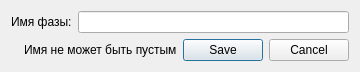
<?xml version="1.0" encoding="UTF-8"?>
<ui version="4.0">
 <class>PhaseEditorWindow</class>
 <widget class="QDialog" name="PhaseEditorWindow">
  <property name="geometry">
   <rect>
    <x>0</x>
    <y>0</y>
    <width>332</width>
    <height>71</height>
   </rect>
  </property>
  <property name="windowTitle">
   <string>Редактор фазы</string>
  </property>
  <layout class="QVBoxLayout" name="verticalLayout">
   <item>
    <layout class="QHBoxLayout" name="horizontalLayout_2">
     <item>
      <widget class="QLabel" name="label">
       <property name="text">
        <string>Имя фазы:</string>
       </property>
      </widget>
     </item>
     <item>
      <widget class="QLineEdit" name="lineEdit"/>
     </item>
    </layout>
   </item>
   <item>
    <layout class="QHBoxLayout" name="horizontalLayout">
     <item>
      <widget class="QLabel" name="errorIconLabel">
       <property name="text">
        <string/>
       </property>
      </widget>
     </item>
     <item>
      <widget class="QLabel" name="errorTextLabel">
       <property name="text">
        <string>Имя не может быть пустым</string>
       </property>
      </widget>
     </item>
     <item>
      <spacer name="horizontalSpacer">
       <property name="orientation">
        <enum>Qt::Horizontal</enum>
       </property>
       <property name="sizeHint" stdset="0">
        <size>
         <width>40</width>
         <height>20</height>
        </size>
       </property>
      </spacer>
     </item>
     <item>
      <widget class="QDialogButtonBox" name="buttonBox">
       <property name="orientation">
        <enum>Qt::Horizontal</enum>
       </property>
       <property name="standardButtons">
        <set>QDialogButtonBox::Cancel|QDialogButtonBox::Save</set>
       </property>
      </widget>
     </item>
    </layout>
   </item>
  </layout>
 </widget>
 <resources/>
 <connections>
  <connection>
   <sender>buttonBox</sender>
   <signal>accepted()</signal>
   <receiver>PhaseEditorWindow</receiver>
   <slot>accept()</slot>
   <hints>
    <hint type="sourcelabel">
     <x>248</x>
     <y>254</y>
    </hint>
    <hint type="destinationlabel">
     <x>157</x>
     <y>274</y>
    </hint>
   </hints>
  </connection>
  <connection>
   <sender>buttonBox</sender>
   <signal>rejected()</signal>
   <receiver>PhaseEditorWindow</receiver>
   <slot>reject()</slot>
   <hints>
    <hint type="sourcelabel">
     <x>316</x>
     <y>260</y>
    </hint>
    <hint type="destinationlabel">
     <x>286</x>
     <y>274</y>
    </hint>
   </hints>
  </connection>
 </connections>
</ui>
